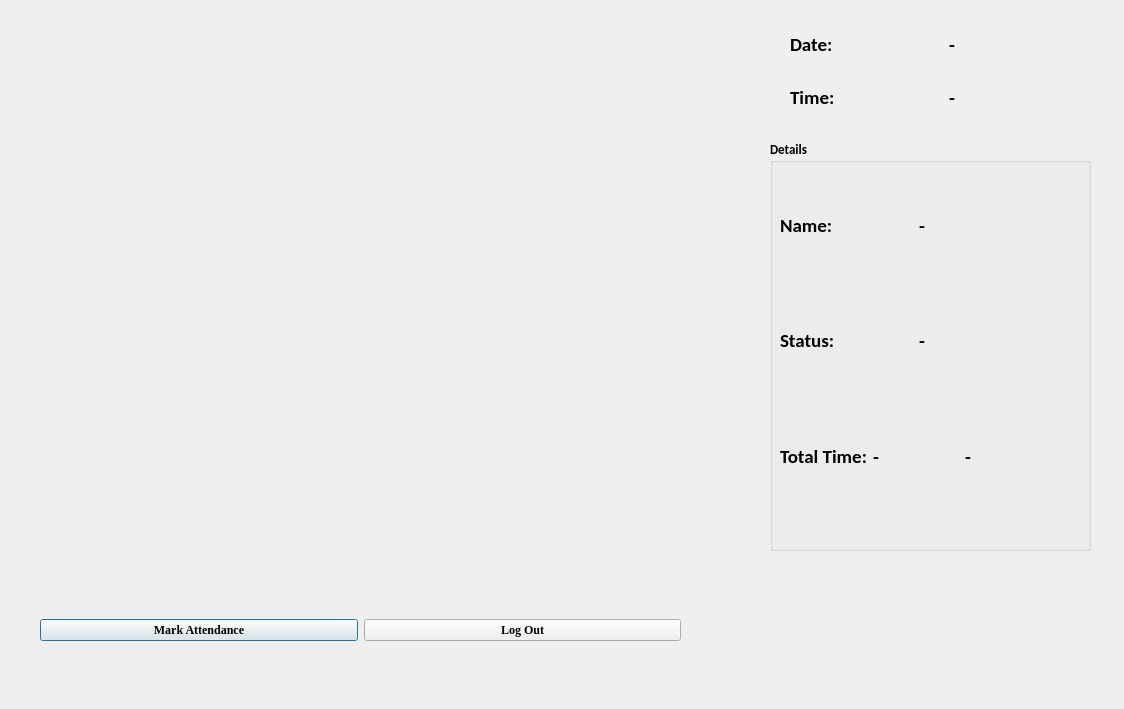
<?xml version="1.0" encoding="UTF-8"?>
<ui version="4.0">
 <class>OutputDialog</class>
 <widget class="QDialog" name="OutputDialog">
  <property name="geometry">
   <rect>
    <x>0</x>
    <y>0</y>
    <width>1124</width>
    <height>709</height>
   </rect>
  </property>
  <property name="minimumSize">
   <size>
    <width>0</width>
    <height>0</height>
   </size>
  </property>
  <property name="maximumSize">
   <size>
    <width>1920</width>
    <height>1080</height>
   </size>
  </property>
  <property name="font">
   <font>
    <family>Calibri</family>
    <weight>75</weight>
    <bold>true</bold>
   </font>
  </property>
  <property name="windowTitle">
   <string>Output Window</string>
  </property>
  <property name="windowIcon">
   <iconset resource="resource.qrc">
    <normaloff>:/icon/icon.png</normaloff>:/icon/icon.png</iconset>
  </property>
  <widget class="QLabel" name="imgLabel">
   <property name="geometry">
    <rect>
     <x>40</x>
     <y>50</y>
     <width>640</width>
     <height>480</height>
    </rect>
   </property>
   <property name="minimumSize">
    <size>
     <width>640</width>
     <height>480</height>
    </size>
   </property>
   <property name="maximumSize">
    <size>
     <width>640</width>
     <height>480</height>
    </size>
   </property>
   <property name="text">
    <string/>
   </property>
  </widget>
  <widget class="QWidget" name="horizontalLayoutWidget">
   <property name="geometry">
    <rect>
     <x>40</x>
     <y>590</y>
     <width>641</width>
     <height>80</height>
    </rect>
   </property>
   <layout class="QHBoxLayout" name="horizontalLayout">
    <item>
     <widget class="QPushButton" name="ClockInButton">
      <property name="font">
       <font>
        <family>Times New Roman</family>
        <pointsize>9</pointsize>
        <weight>75</weight>
        <bold>true</bold>
       </font>
      </property>
      <property name="text">
       <string>Mark Attendance</string>
      </property>
      <property name="checkable">
       <bool>true</bool>
      </property>
     </widget>
    </item>
    <item>
     <widget class="QPushButton" name="ClockOutButton">
      <property name="font">
       <font>
        <family>Times New Roman</family>
        <pointsize>9</pointsize>
        <weight>75</weight>
        <bold>true</bold>
       </font>
      </property>
      <property name="text">
       <string>Log Out</string>
      </property>
      <property name="checkable">
       <bool>true</bool>
      </property>
      <property name="checked">
       <bool>false</bool>
      </property>
     </widget>
    </item>
   </layout>
  </widget>
  <widget class="QWidget" name="gridLayoutWidget">
   <property name="geometry">
    <rect>
     <x>790</x>
     <y>20</y>
     <width>311</width>
     <height>101</height>
    </rect>
   </property>
   <layout class="QGridLayout" name="gridLayout">
    <item row="0" column="0">
     <layout class="QHBoxLayout" name="horizontalLayout_2">
      <item>
       <widget class="QLabel" name="label">
        <property name="font">
         <font>
          <family>Calibri</family>
          <pointsize>14</pointsize>
          <weight>75</weight>
          <bold>true</bold>
         </font>
        </property>
        <property name="text">
         <string>Date:</string>
        </property>
       </widget>
      </item>
      <item>
       <widget class="QLabel" name="Date_Label">
        <property name="font">
         <font>
          <family>Calibri</family>
          <pointsize>14</pointsize>
          <weight>75</weight>
          <bold>true</bold>
         </font>
        </property>
        <property name="text">
         <string>-</string>
        </property>
       </widget>
      </item>
     </layout>
    </item>
    <item row="1" column="0">
     <layout class="QHBoxLayout" name="horizontalLayout_3">
      <item>
       <widget class="QLabel" name="label_2">
        <property name="font">
         <font>
          <family>Calibri</family>
          <pointsize>14</pointsize>
          <weight>75</weight>
          <bold>true</bold>
         </font>
        </property>
        <property name="text">
         <string>Time:</string>
        </property>
       </widget>
      </item>
      <item>
       <widget class="QLabel" name="Time_Label">
        <property name="font">
         <font>
          <family>Calibri</family>
          <pointsize>14</pointsize>
          <weight>75</weight>
          <bold>true</bold>
         </font>
        </property>
        <property name="text">
         <string>-</string>
        </property>
       </widget>
      </item>
     </layout>
    </item>
   </layout>
  </widget>
  <widget class="QGroupBox" name="groupBox">
   <property name="geometry">
    <rect>
     <x>770</x>
     <y>140</y>
     <width>321</width>
     <height>411</height>
    </rect>
   </property>
   <property name="font">
    <font>
     <family>Calibri</family>
     <pointsize>10</pointsize>
     <weight>75</weight>
     <bold>true</bold>
    </font>
   </property>
   <property name="title">
    <string>Details</string>
   </property>
   <widget class="QWidget" name="gridLayoutWidget_2">
    <property name="geometry">
     <rect>
      <x>10</x>
      <y>30</y>
      <width>271</width>
      <height>341</height>
     </rect>
    </property>
    <layout class="QGridLayout" name="gridLayout_2">
     <item row="0" column="0">
      <layout class="QHBoxLayout" name="horizontalLayout_4">
       <item>
        <widget class="QLabel" name="label_3">
         <property name="font">
          <font>
           <family>Calibri</family>
           <pointsize>14</pointsize>
           <weight>75</weight>
           <bold>true</bold>
          </font>
         </property>
         <property name="text">
          <string>Name:</string>
         </property>
        </widget>
       </item>
       <item>
        <widget class="QLabel" name="NameLabel">
         <property name="font">
          <font>
           <family>Calibri</family>
           <pointsize>14</pointsize>
           <weight>75</weight>
           <bold>true</bold>
          </font>
         </property>
         <property name="text">
          <string>-</string>
         </property>
        </widget>
       </item>
      </layout>
     </item>
     <item row="1" column="0">
      <layout class="QHBoxLayout" name="horizontalLayout_5">
       <item>
        <widget class="QLabel" name="label_4">
         <property name="font">
          <font>
           <family>Calibri</family>
           <pointsize>14</pointsize>
           <weight>75</weight>
           <bold>true</bold>
          </font>
         </property>
         <property name="text">
          <string>Status:</string>
         </property>
        </widget>
       </item>
       <item>
        <widget class="QLabel" name="StatusLabel">
         <property name="font">
          <font>
           <family>Calibri</family>
           <pointsize>14</pointsize>
           <weight>75</weight>
           <bold>true</bold>
          </font>
         </property>
         <property name="text">
          <string>-</string>
         </property>
        </widget>
       </item>
      </layout>
     </item>
     <item row="2" column="0">
      <layout class="QHBoxLayout" name="horizontalLayout_10">
       <item>
        <widget class="QLabel" name="label_9">
         <property name="font">
          <font>
           <family>Calibri</family>
           <pointsize>14</pointsize>
           <weight>75</weight>
           <bold>true</bold>
          </font>
         </property>
         <property name="text">
          <string>Total Time:</string>
         </property>
        </widget>
       </item>
       <item>
        <widget class="QLabel" name="HoursLabel">
         <property name="font">
          <font>
           <family>Calibri</family>
           <pointsize>14</pointsize>
           <weight>75</weight>
           <bold>true</bold>
          </font>
         </property>
         <property name="text">
          <string>-</string>
         </property>
        </widget>
       </item>
       <item>
        <widget class="QLabel" name="MinLabel">
         <property name="font">
          <font>
           <family>Calibri</family>
           <pointsize>14</pointsize>
           <weight>75</weight>
           <bold>true</bold>
          </font>
         </property>
         <property name="text">
          <string>-</string>
         </property>
        </widget>
       </item>
      </layout>
     </item>
    </layout>
   </widget>
  </widget>
 </widget>
 <resources>
  <include location="resource.qrc"/>
 </resources>
 <connections/>
</ui>
